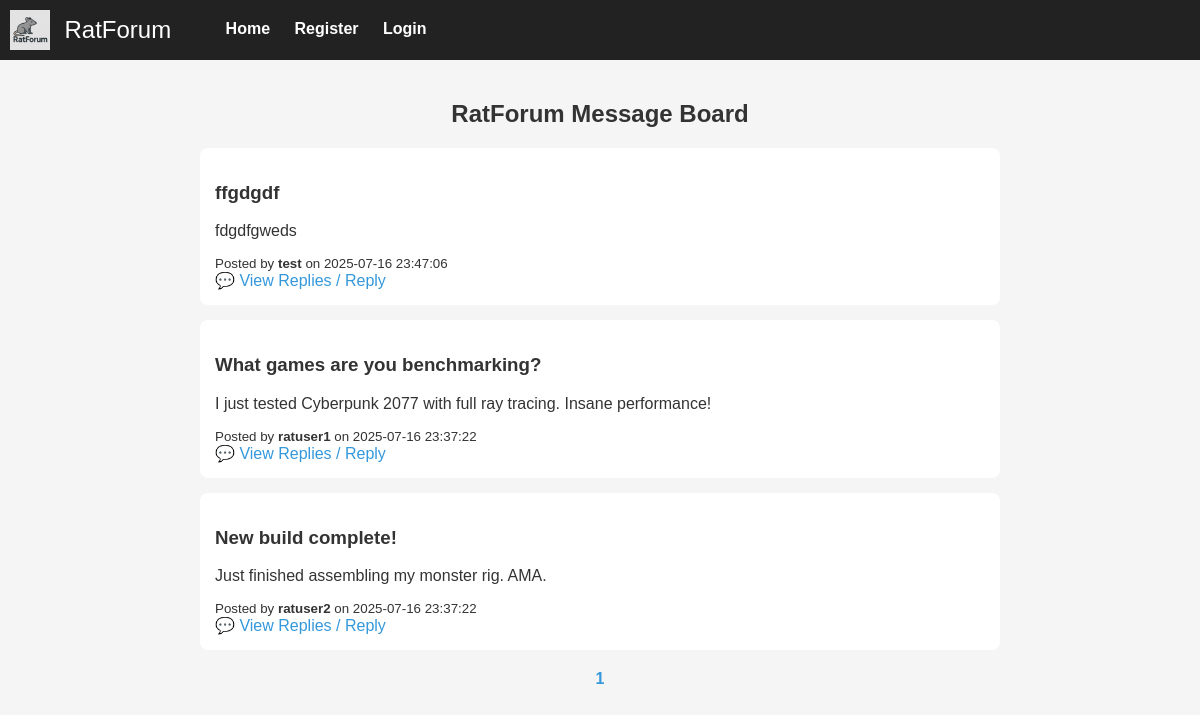
The page / on the database its author committed.
### tables this page shows
CREATE TABLE `posts` (
  `id` int(11) NOT NULL,
  `user_id` int(11) NOT NULL,
  `title` varchar(100) DEFAULT NULL,
  `content` text NOT NULL,
  `created_at` datetime DEFAULT current_timestamp(),
  `parent_id` int(11) DEFAULT NULL
);

CREATE TABLE `users` (
  `id` int(11) NOT NULL,
  `username` varchar(50) NOT NULL,
  `email` varchar(100) NOT NULL,
  `password_hash` varchar(255) NOT NULL,
  `is_admin` tinyint(1) DEFAULT 0,
  `showcase_cpu` varchar(100) DEFAULT NULL,
  `showcase_gpu` varchar(100) DEFAULT NULL,
  `showcase_ram` varchar(100) DEFAULT NULL,
  `showcase_storage` varchar(100) DEFAULT NULL,
  `showcase_cooling` varchar(100) DEFAULT NULL,
  `showcase_psu` varchar(100) DEFAULT NULL,
  `bio` text DEFAULT NULL,
  `signature` text DEFAULT NULL,
  `showcase_image` varchar(255) DEFAULT NULL
);

### index.php (the view, shortened to what this page needs)
<?php
include 'db.php';
include 'menu.php';
$postsPerPage = 5;
$page = isset($_GET['page']) ? max(1, (int)$_GET['page']) : 1;
$offset = ($page - 1) * $postsPerPage;
$stmt = $pdo->prepare("
    SELECT posts.*, users.username
    FROM posts
    JOIN users ON posts.user_id = users.id
    WHERE parent_id IS NULL
    ORDER BY created_at DESC
    LIMIT :limit OFFSET :offset
");
$stmt->bindValue(':limit', $postsPerPage, PDO::PARAM_INT);
$stmt->bindValue(':offset', $offset, PDO::PARAM_INT);
$stmt->execute();
$threads = $stmt->fetchAll();
$totalStmt = $pdo->query("SELECT COUNT(*) FROM posts WHERE parent_id IS NULL");
$totalPosts = $totalStmt->fetchColumn();
$totalPages = ceil($totalPosts / $postsPerPage);
?>
<h2>RatForum Message Board</h2>
<div style="max-width:800px;margin: 20px auto;">
    <?php foreach ($threads as $thread): ?>
        <div style="padding: 15px; background: white; margin-bottom: 15px; border-radius: 8px;">
            <h3><?= htmlspecialchars($thread['title']) ?></h3>
            <p><?= nl2br(htmlspecialchars($thread['content'])) ?></p>
<small>
    Posted by <strong><?= htmlspecialchars($thread['username']) ?></strong>
    on <?= $thread['created_at'] ?>
</small><br>
            <a href="thread.php?id=<?= $thread['id'] ?>">💬 View Replies / Reply</a>
        </div>
    <?php endforeach; ?>
    <div style="text-align: center; margin-top: 20px;">
        <?php for ($i = 1; $i <= $totalPages; $i++): ?>
            <a href="?page=<?= $i ?>"
               style="margin: 0 5px; <?= $i === $page ? 'font-weight:bold;' : '' ?>">
                <?= $i ?>
            </a>
        <?php endfor; ?>
    </div>
</div>

### style.css (style rules this page uses)
a { color: #3498db; text-decoration: none; }
h2 { text-align: center; margin-top: 40px; }

### rows shown on the page
posts: title "ffgdgdf", content "fdgdfgweds", user.username "test", created_at "2025-07-16 23:47:06"
posts: title "What games are you benchmarking?", content "I just tested Cyberpunk 2077 with full ray tracing. Insane performance!", user.username "ratuser1", created_at "2025-07-16 23:37:22"
posts: title "New build complete!", content "Just finished assembling my monster rig. AMA.", user.username "ratuser2", created_at "2025-07-16 23:37:22"
